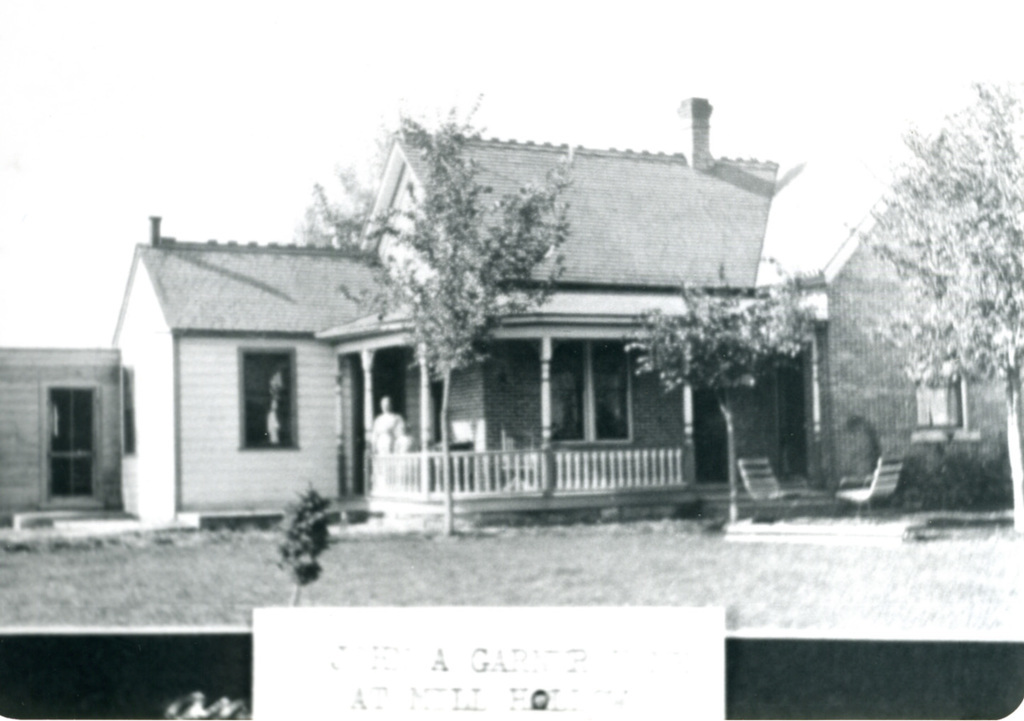
#> input picture notebooks/figure_1/c0911b81ee5266fa.jpg, 1024 x 721 px
$ jupyter execute --allow-errors figure_1.ipynb
#> lines starting #> are read from the running program, lines starting #| are printed output that depends on the picture
[cell 1]
import numpy as np
import matplotlib
import matplotlib.pyplot as plt
from matplotlib import ticker, cm
from mpl_toolkits.axes_grid1 import make_axes_locatable

import pyfftw.interfaces.numpy_fft
np.fft = pyfftw.interfaces.numpy_fft

matplotlib.rcParams.update({'mathtext.default':'regular'})
matplotlib.rcParams.update({'font.size': 8})
matplotlib.rcParams.update({'axes.labelweight': 'bold'})
matplotlib.rcParams.update({'axes.titleweight': 'bold'})

[cell 2]
def radial_mask(r,cx=128,cy=128,sx=np.arange(0, 128),sy=np.arange(0, 128),delta = 1):
    ind = (sx[np.newaxis, :] - cx)**2 + (sy[:, np.newaxis] - cy)**2
    ind1 = ind <= ((r[0] + delta)**2)
    ind2 = ind > (r[0]**2)
    return ind1 * ind2

# Read and process image

[cell 3]
image = plt.imread('./c0911b81ee5266fa.jpg')
#> image is the input picture: shape (721, 1024, 3); mean R, G, B 185.6, 190.4, 189.9
image = np.sum(image, axis=2)
#> image: shape (721, 1024) uint64
image = image[:np.min(image.shape),:np.min(image.shape)]
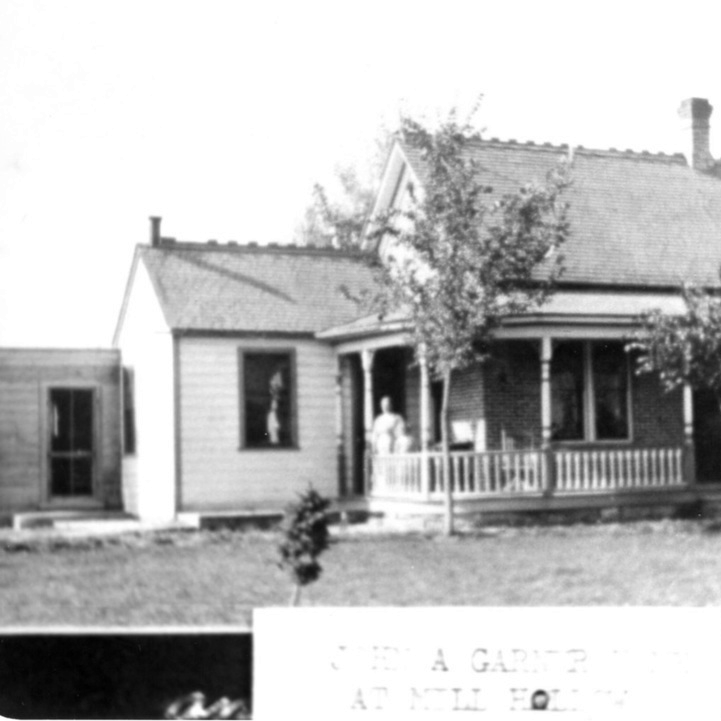
#> image: shape (721, 721) uint64; min 32, max 765, mean 571.9; drawn with min black and max white
image = image.astype('float')
image = image[180:-181,180:-181 ]
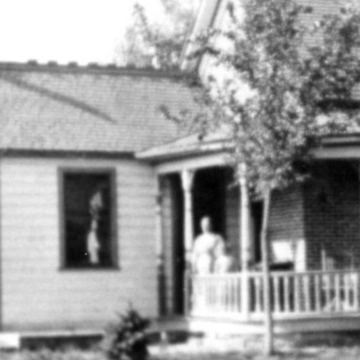
#> image: shape (360, 360) float64; min 66, max 765, mean 489.9; drawn with min black and max white

image = image - image.mean()
image = image - image.min()
image = image/image.max()

[cell 4]
image.shape
#> Out = (360, 360)

## Show image and its FT power spectrum

[cell 5]
r = np.arange(180).reshape(180,1)
radial_masks = np.apply_along_axis(radial_mask, 1, r, int(image.shape[0]/2), int(image.shape[0]/2), \
                                 np.arange(0, image.shape[0]), np.arange(0, image.shape[0]), 1 )

[cell 6]
radial_masks.shape
#> Out = (180, 360, 360)
